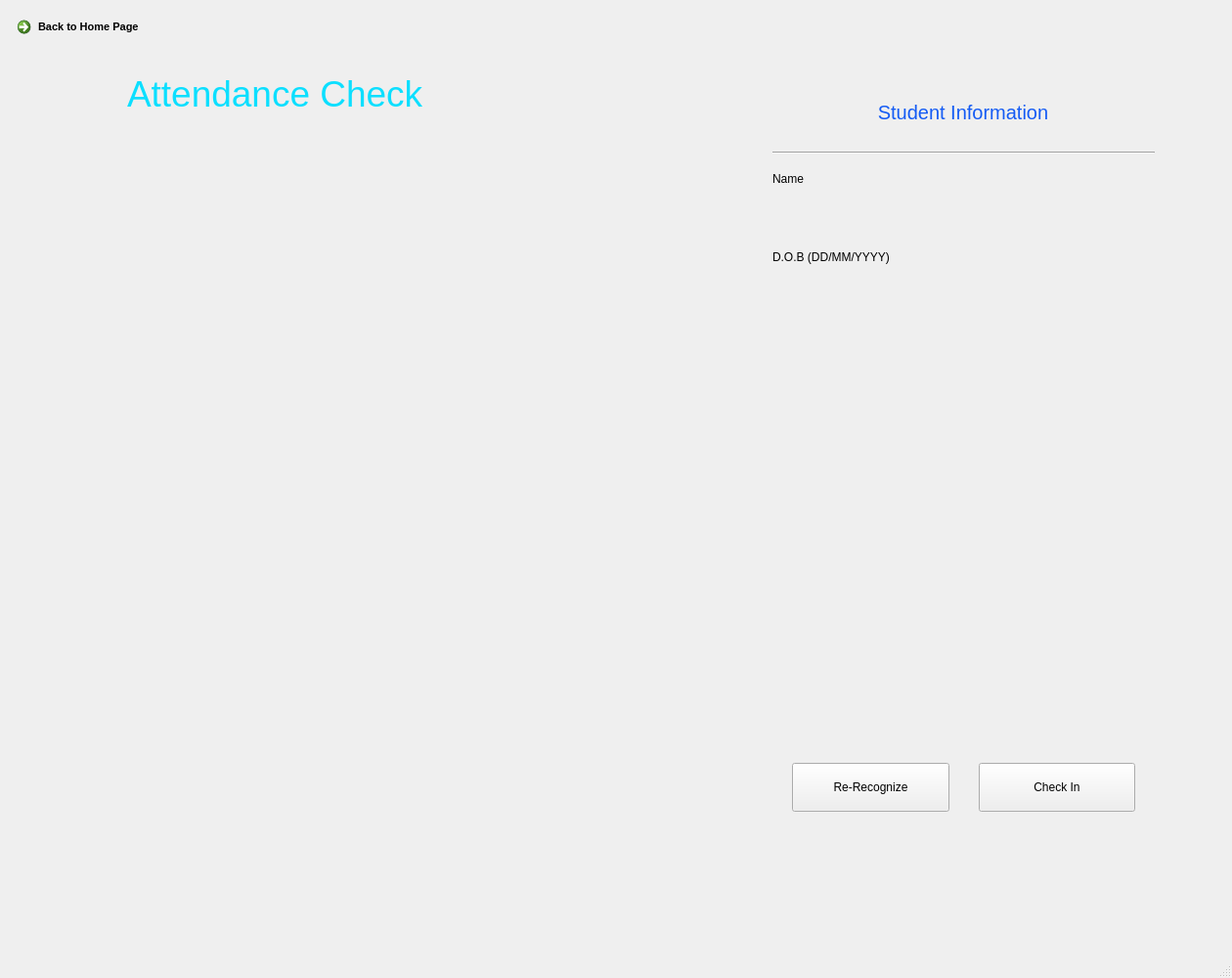
<?xml version="1.0" encoding="UTF-8"?>
<ui version="4.0">
 <class>AttendanceCheck</class>
 <widget class="QMainWindow" name="AttendanceCheck">
  <property name="geometry">
   <rect>
    <x>0</x>
    <y>0</y>
    <width>1260</width>
    <height>1000</height>
   </rect>
  </property>
  <property name="windowTitle">
   <string>MainWindow</string>
  </property>
  <widget class="QWidget" name="centralwidget">
   <widget class="QWidget" name="verticalLayoutWidget">
    <property name="geometry">
     <rect>
      <x>770</x>
      <y>70</y>
      <width>431</width>
      <height>790</height>
     </rect>
    </property>
    <layout class="QVBoxLayout" name="Information" stretch="0,0,0,0,0,0,0,0">
     <property name="spacing">
      <number>15</number>
     </property>
     <property name="leftMargin">
      <number>20</number>
     </property>
     <property name="topMargin">
      <number>20</number>
     </property>
     <property name="rightMargin">
      <number>20</number>
     </property>
     <property name="bottomMargin">
      <number>30</number>
     </property>
     <item>
      <widget class="QLabel" name="label_info_title">
       <property name="enabled">
        <bool>true</bool>
       </property>
       <property name="minimumSize">
        <size>
         <width>390</width>
         <height>50</height>
        </size>
       </property>
       <property name="maximumSize">
        <size>
         <width>390</width>
         <height>50</height>
        </size>
       </property>
       <property name="styleSheet">
        <string notr="true">color:rgb(20, 91, 244); font: 63 14pt &quot;Sitka Small Semibold&quot;; font-size: 15pt
</string>
       </property>
       <property name="text">
        <string>Student Information</string>
       </property>
       <property name="alignment">
        <set>Qt::AlignCenter</set>
       </property>
      </widget>
     </item>
     <item>
      <widget class="Line" name="line">
       <property name="orientation">
        <enum>Qt::Horizontal</enum>
       </property>
      </widget>
     </item>
     <item>
      <widget class="QLabel" name="label_info_name">
       <property name="minimumSize">
        <size>
         <width>300</width>
         <height>20</height>
        </size>
       </property>
       <property name="maximumSize">
        <size>
         <width>300</width>
         <height>20</height>
        </size>
       </property>
       <property name="text">
        <string>Name</string>
       </property>
      </widget>
     </item>
     <item>
      <widget class="QLabel" name="labelNamdisplay">
       <property name="minimumSize">
        <size>
         <width>0</width>
         <height>30</height>
        </size>
       </property>
       <property name="maximumSize">
        <size>
         <width>16777215</width>
         <height>30</height>
        </size>
       </property>
       <property name="text">
        <string/>
       </property>
      </widget>
     </item>
     <item>
      <widget class="QLabel" name="dob_infoTitile">
       <property name="minimumSize">
        <size>
         <width>300</width>
         <height>20</height>
        </size>
       </property>
       <property name="maximumSize">
        <size>
         <width>300</width>
         <height>20</height>
        </size>
       </property>
       <property name="text">
        <string>D.O.B (DD/MM/YYYY)</string>
       </property>
      </widget>
     </item>
     <item>
      <widget class="QLabel" name="labelDobDisplay">
       <property name="minimumSize">
        <size>
         <width>0</width>
         <height>30</height>
        </size>
       </property>
       <property name="maximumSize">
        <size>
         <width>16777215</width>
         <height>30</height>
        </size>
       </property>
       <property name="text">
        <string/>
       </property>
      </widget>
     </item>
     <item>
      <widget class="QLabel" name="imageDisplay">
       <property name="minimumSize">
        <size>
         <width>390</width>
         <height>390</height>
        </size>
       </property>
       <property name="text">
        <string/>
       </property>
      </widget>
     </item>
     <item>
      <layout class="QHBoxLayout" name="Button">
       <property name="spacing">
        <number>30</number>
       </property>
       <property name="sizeConstraint">
        <enum>QLayout::SetMinAndMaxSize</enum>
       </property>
       <property name="leftMargin">
        <number>20</number>
       </property>
       <property name="topMargin">
        <number>0</number>
       </property>
       <property name="rightMargin">
        <number>20</number>
       </property>
       <item>
        <widget class="QPushButton" name="button_rerecognize">
         <property name="minimumSize">
          <size>
           <width>0</width>
           <height>50</height>
          </size>
         </property>
         <property name="text">
          <string>Re-Recognize</string>
         </property>
        </widget>
       </item>
       <item>
        <widget class="QPushButton" name="button_checkin">
         <property name="minimumSize">
          <size>
           <width>0</width>
           <height>50</height>
          </size>
         </property>
         <property name="text">
          <string>Check In</string>
         </property>
        </widget>
       </item>
      </layout>
     </item>
    </layout>
   </widget>
   <widget class="QLabel" name="label_Window_Title">
    <property name="geometry">
     <rect>
      <x>130</x>
      <y>50</y>
      <width>541</width>
      <height>91</height>
     </rect>
    </property>
    <property name="styleSheet">
     <string notr="true">font-size: 28pt; color: rgb(12, 223, 255);
font: 36pt &quot;Papyrus&quot;;</string>
    </property>
    <property name="text">
     <string>Attendance Check</string>
    </property>
   </widget>
   <widget class="QLabel" name="Cameradisplay">
    <property name="geometry">
     <rect>
      <x>120</x>
      <y>200</y>
      <width>550</width>
      <height>550</height>
     </rect>
    </property>
    <property name="text">
     <string/>
    </property>
   </widget>
   <widget class="QCommandLinkButton" name="commandLinkButton_backhp">
    <property name="geometry">
     <rect>
      <x>10</x>
      <y>10</y>
      <width>161</width>
      <height>41</height>
     </rect>
    </property>
    <property name="font">
     <font>
      <family>Segoe UI</family>
      <pointsize>8</pointsize>
     </font>
    </property>
    <property name="text">
     <string>Back to Home Page</string>
    </property>
    <property name="icon">
     <iconset>
      <normaloff>../sources/homepage.png</normaloff>../sources/homepage.png</iconset>
    </property>
   </widget>
  </widget>
  <widget class="QMenuBar" name="menubar">
   <property name="geometry">
    <rect>
     <x>0</x>
     <y>0</y>
     <width>1260</width>
     <height>26</height>
    </rect>
   </property>
  </widget>
  <widget class="QStatusBar" name="statusbar"/>
 </widget>
 <resources/>
 <connections/>
</ui>
